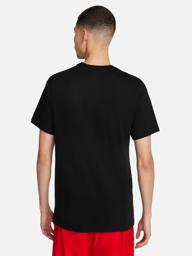
#> input picture data/processed/image/000011_0.jpg, 192 x 256 px, given as the content of the folder data/external/cloth2, which was not available
$ python build_image_mask.py
#> lines starting #> are read from the running program, lines starting #| are printed output that depends on the picture; after the words box and inside, x2 and y2 are one past the last pixel; in counts of white or black regions, pixels touching at a corner belong together; pictures that were not available may be replaced by others from this repository, and a replacement may not be noted
"""
Make updated body shape from updated segmentation
"""

from cmath import e
import os
import numpy as np
import cv2
from PIL import Image
import sys
import matplotlib.pyplot as plt
import skimage.exposure


(cv_major, _, _) = cv2.__version__.split(".")
if cv_major != '4' and cv_major != '3':
    print('doesnot support opencv version')
    sys.exit()


# @TODO this is too simple and pixel based algorithm
# [51 lines left out: functions body_detection, make_body_mask, not called in this run]


def make_cloth_mask(cloth_path, mask_dir,viz=True):
    """
    Make cloth mask from initial cloth image

    args:
        cloth_path: directory of initial cloth image
        mask_dir: directory where to save the obtained mask
        viz: if True, visualize the obtained mask
    """
#> called with cloth_path = 'data/external/cloth2/000011_0.jpg', mask_dir = 'data/external/cloth-mask/000011_0.jpg', viz = True

    img = cv2.imread(cloth_path, 0)
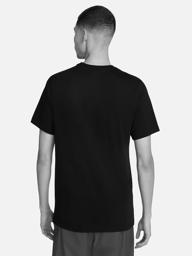
#> img: shape (256, 192); min 0, max 255, mean 158.3
    img1 = Image.open(cloth_path).convert('RGB')
    lo = 233
    hi = 255

    ret,th_bin = cv2.threshold(img, lo, hi, cv2.THRESH_BINARY_INV)
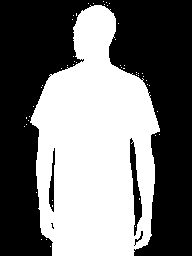
#> th_bin: shape (256, 192); 45.1% white; 51 white regions (50 under 20 px), largest, box (x1, y1, x2, y2) and area: (30, 5, 160, 256) 22095
#> ret = 233

    # Filling operation:
    # Copy the thresholded image.
    im_floodfill = th_bin.copy()

    # Mask used to flood filling.
    # Notice the size needs to be 2 pixels than the image.
    h, w = th_bin.shape[:2]
#> h = 256; w = 192
    mask = np.zeros((h+2, w+2), np.uint8)
    # Floodfill from point (0, 0)
    cv2.floodFill(im_floodfill, mask, (0,0), 255);
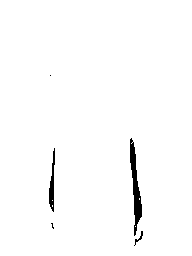
#> im_floodfill: shape (256, 192); 98.5% white; 5 black regions (2 under 20 px), largest, box (x1, y1, x2, y2) and area: (130, 138, 142, 236) 505, (49, 148, 55, 212) 198, (134, 231, 143, 246) 33
    # Invert floodfilled image
    im_floodfill_inv = cv2.bitwise_not(im_floodfill)
    # Combine the two images to get the foreground.
    th_filled = th_bin | im_floodfill_inv
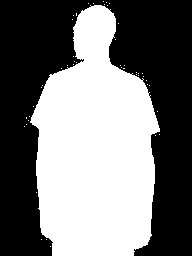
#> th_filled: shape (256, 192); 46.6% white; 47 white regions (46 under 20 px), largest, box (x1, y1, x2, y2) and area: (30, 5, 160, 256) 22846

    # Morphology operation:
    kernel = np.ones((2,2),np.uint8)

    # opening for salt noise removal
    th_opened = cv2.morphologyEx(th_filled, cv2.MORPH_OPEN, kernel)
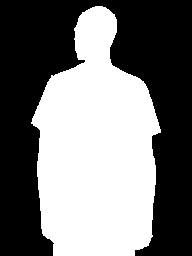
#> th_opened: shape (256, 192); 46.3% white; 1 white region, box (x1, y1, x2, y2) and area: (31, 6, 161, 256) 22744

    # erosion for thinning out boundary
    kernel = np.ones((3,3),np.uint8)
    th_eroded = cv2.erode(th_opened,kernel,iterations=1)
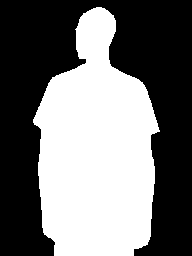
#> th_eroded: shape (256, 192); 44.8% white; 1 white region, box (x1, y1, x2, y2) and area: (33, 7, 160, 256) 22010

    if viz:
        # plot figures:
        titles = ['Original Image','Binary thresholding', 'Filling',  'Image', 'Opening', 'Erosion']
        images = [img, th_bin, th_filled, img1, th_opened, th_eroded]

        for i in range(6):
            plt.subplot(2,3,i+1),plt.imshow(images[i],'gray')
            plt.title(titles[i])
            plt.xticks([]),plt.yticks([])

        plt.show()
    # cv2.imwrite(cloth_path, cv2.resize(img,(192,256)))
    # cv2.imwrite(mask_dir.replace("jpg","png"), cv2.resize(th_eroded,(192,256)))

    cv2.imwrite(mask_dir, cv2.resize(th_eroded,(192,256)))


def main():
    # define paths

    # root_dir = "data/viton_resize"
    root_dir = "data/"
    img_mask_folder = "image-mask"
    cloth_mask_folder = "cloth-mask"
    seg_folder = "image-parse-new"

    # data_mode = "train"
    data_mode = "external"
    image_folder = "image"
    cloth_folder = "cloth2"

    image_dir = os.path.join(os.path.join(root_dir, data_mode), image_folder)
    cloth_dir = os.path.join(os.path.join(root_dir, data_mode), cloth_folder)
    seg_dir = os.path.join(os.path.join(root_dir, data_mode), seg_folder)

    image_list = sorted(os.listdir(image_dir))
    cloth_list = sorted(os.listdir(cloth_dir))
    seg_list = sorted(os.listdir(seg_dir))

    mask_dir = os.path.join(os.path.join(root_dir, data_mode), img_mask_folder)
    cloth_mask_dir = os.path.join(os.path.join(root_dir, data_mode), cloth_mask_folder)

    if not os.path.exists(mask_dir):
        os.makedirs(mask_dir)
    if not os.path.exists(cloth_mask_dir):
        os.makedirs(cloth_mask_dir)

    # for each in zip(image_list, seg_list):
    #     make_body_mask(image_dir, seg_dir, each[0], each[1], mask_dir)

    for each in cloth_list:
        cloth_path = os.path.join(cloth_dir, each)
        print(cloth_path,os.path.join(cloth_mask_dir,each))
        make_cloth_mask(cloth_path, os.path.join(cloth_mask_dir,each))


if __name__ == '__main__':
    main()

$ run again, on data/processed/image/00003_0.jpg
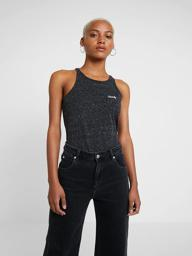
#> input picture data/processed/image/00003_0.jpg, 192 x 256 px, given as the content of the folder data/external/cloth2, which was not available
#> in make_cloth_mask, `img = cv2.imread(cloth_path, 0)`:
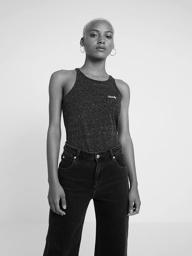
#> img: shape (256, 192); min 0, max 252, mean 171
#> in make_cloth_mask, `ret,th_bin = cv2.threshold(img, lo, hi, cv2.THRESH_BINARY_INV)`:
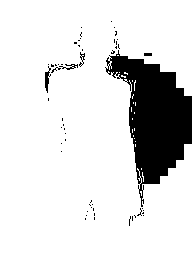
#> th_bin: shape (256, 192); 86.3% white; 54 black regions (49 under 20 px), largest, box (x1, y1, x2, y2) and area: (105, 50, 192, 207) 6411, (45, 66, 51, 93) 78, (59, 64, 78, 70) 46, (79, 52, 85, 67) 35, (144, 53, 152, 56) 24
#> ret = 233
#> th_filled: shape (256, 192); every value is 255

$ run again, on data/processed/image/00004_0.jpg
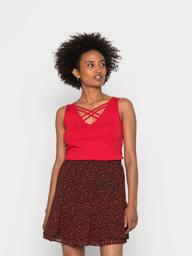
#> input picture data/processed/image/00004_0.jpg, 192 x 256 px, given as the content of the folder data/external/cloth2, which was not available
#> in make_cloth_mask, `ret,th_bin = cv2.threshold(img, lo, hi, cv2.THRESH_BINARY_INV)`:
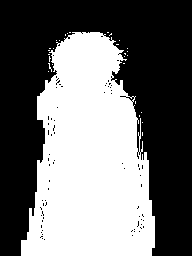
#> th_bin: shape (256, 192); 44.2% white; 29 white regions (28 under 20 px), largest, box (x1, y1, x2, y2) and area: (21, 32, 155, 256) 21679
#> ret = 233
#> im_floodfill: shape (256, 192); 99.6% white; black in thin lines or dots, all inside (x1, y1, x2, y2) = (40, 33, 144, 240)
#> th_filled: shape (256, 192); 44.6% white; 29 white regions (28 under 20 px), largest, box (x1, y1, x2, y2) and area: (21, 32, 155, 256) 21869
#> th_opened: shape (256, 192); 44.1% white; 3 white regions (2 under 20 px), largest, box (x1, y1, x2, y2) and area: (22, 33, 156, 256) 21643
#> in make_cloth_mask, `th_eroded = cv2.erode(th_opened,kernel,iterations=1)`:
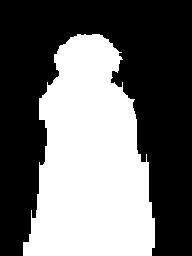
#> th_eroded: shape (256, 192); 42.5% white; 1 white region, box (x1, y1, x2, y2) and area: (23, 34, 155, 256) 20903
